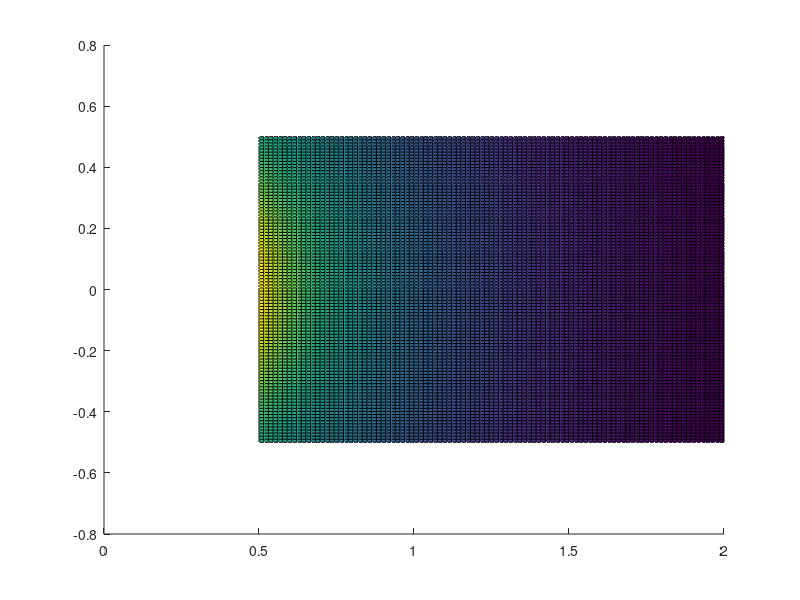

Source code (MATLAB):
close all
clear all
clc

p_o_i=1;%1Pa

f=500;%Hz
vp=343;%[m/s]
landa=vp/f;
k=2*pi/landa;
x_i=[0];
z_i=[0];
num_elem=99;

max_x=0.5;
min_x=-0.5;
pasox=(max_x-min_x)/num_elem;

max_z=2;
min_z=0.5;
pasoz=(max_z-min_z)/num_elem;

x=min_x:pasox:max_x;

z=min_z:pasoz:max_z;

% x=linspace(-0.5,0.5,10);
% z=linspace(0.5,2,10);

%d=sqrt((x-x_i).^2+(z-z_i).^2)
d=0;
for m=1:num_elem+1;
    for n=1:num_elem+1;
        d(m,n)=sqrt((x(m)-x_i).^2+(z(n)-z_i).^2);
    end
end


p_i=p_o_i*(exp(-i*k*d)./d);
suma=sum(p_i);
surface(z,x,abs(p_i))